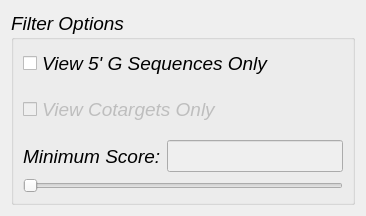
<?xml version="1.0" encoding="UTF-8"?>
<ui version="4.0">
 <class>Form</class>
 <widget class="QWidget" name="Form">
  <property name="geometry">
   <rect>
    <x>0</x>
    <y>0</y>
    <width>368</width>
    <height>232</height>
   </rect>
  </property>
  <property name="font">
   <font>
    <family>Arial</family>
    <pointsize>14</pointsize>
   </font>
  </property>
  <property name="windowTitle">
   <string>Filter Options</string>
  </property>
  <layout class="QGridLayout" name="gridLayout_2">
   <property name="sizeConstraint">
    <enum>QLayout::SetFixedSize</enum>
   </property>
   <item row="0" column="0">
    <widget class="QGroupBox" name="groupBox">
     <property name="minimumSize">
      <size>
       <width>0</width>
       <height>150</height>
      </size>
     </property>
     <property name="maximumSize">
      <size>
       <width>100000</width>
       <height>3000</height>
      </size>
     </property>
     <property name="font">
      <font>
       <pointsize>14</pointsize>
       <italic>true</italic>
      </font>
     </property>
     <property name="title">
      <string>Filter Options</string>
     </property>
     <layout class="QGridLayout" name="gridLayout">
      <item row="1" column="0" colspan="2">
       <widget class="QCheckBox" name="cotarget_checkbox">
        <property name="enabled">
         <bool>false</bool>
        </property>
        <property name="minimumSize">
         <size>
          <width>0</width>
          <height>50</height>
         </size>
        </property>
        <property name="font">
         <font>
          <family>Arial</family>
          <pointsize>14</pointsize>
         </font>
        </property>
        <property name="text">
         <string>View Cotargets Only</string>
        </property>
       </widget>
      </item>
      <item row="0" column="0" colspan="2">
       <widget class="QCheckBox" name="fivegseqCheckBox">
        <property name="text">
         <string>View 5' G Sequences Only</string>
        </property>
       </widget>
      </item>
      <item row="2" column="0">
       <widget class="QLabel" name="label_12">
        <property name="minimumSize">
         <size>
          <width>0</width>
          <height>32</height>
         </size>
        </property>
        <property name="text">
         <string>Minimum Score:</string>
        </property>
       </widget>
      </item>
      <item row="2" column="1">
       <widget class="QLineEdit" name="minScoreLine">
        <property name="enabled">
         <bool>false</bool>
        </property>
        <property name="minimumSize">
         <size>
          <width>0</width>
          <height>32</height>
         </size>
        </property>
        <property name="maximumSize">
         <size>
          <width>1000000</width>
          <height>16777215</height>
         </size>
        </property>
       </widget>
      </item>
      <item row="6" column="0" colspan="2">
       <widget class="QSlider" name="scoreSlider">
        <property name="orientation">
         <enum>Qt::Horizontal</enum>
        </property>
       </widget>
      </item>
     </layout>
    </widget>
   </item>
  </layout>
 </widget>
 <resources/>
 <connections/>
</ui>
